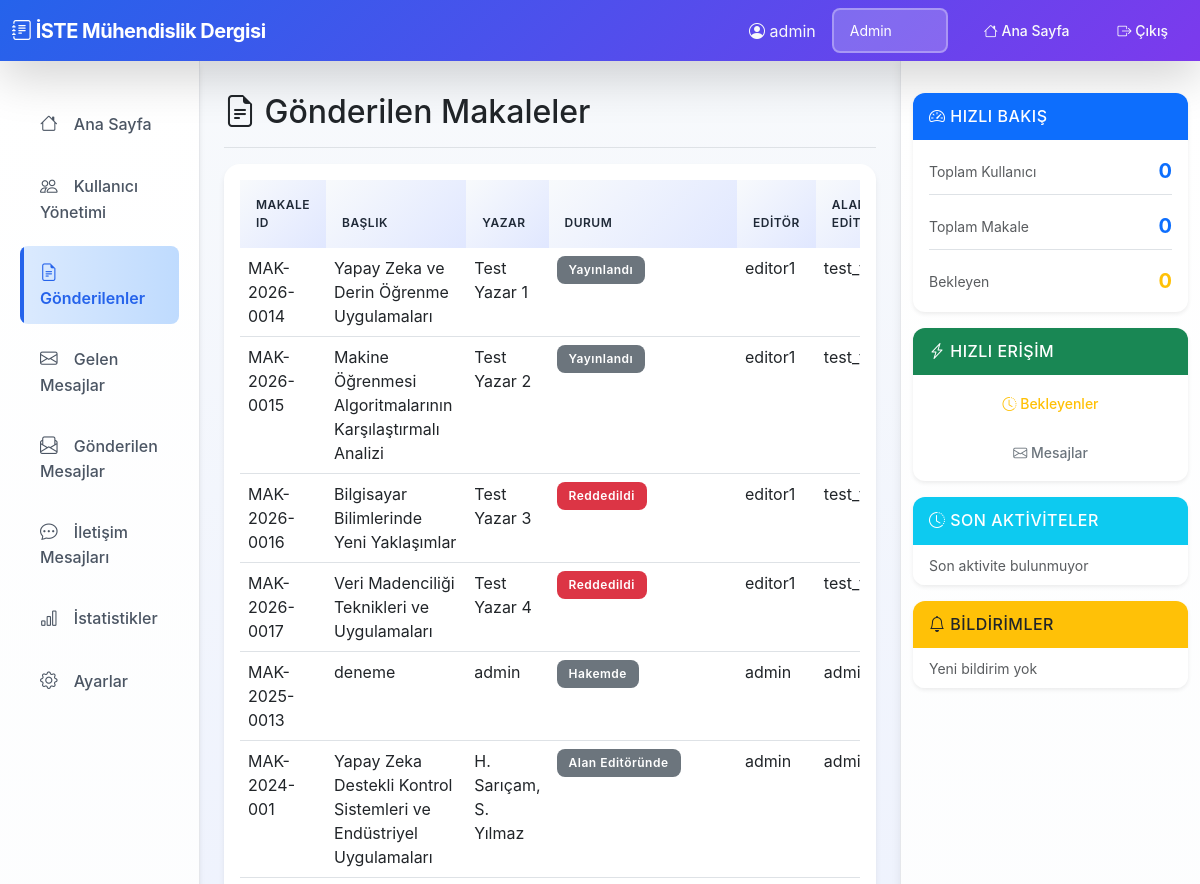
The app's page /submissions (signed in, upper part), older data.
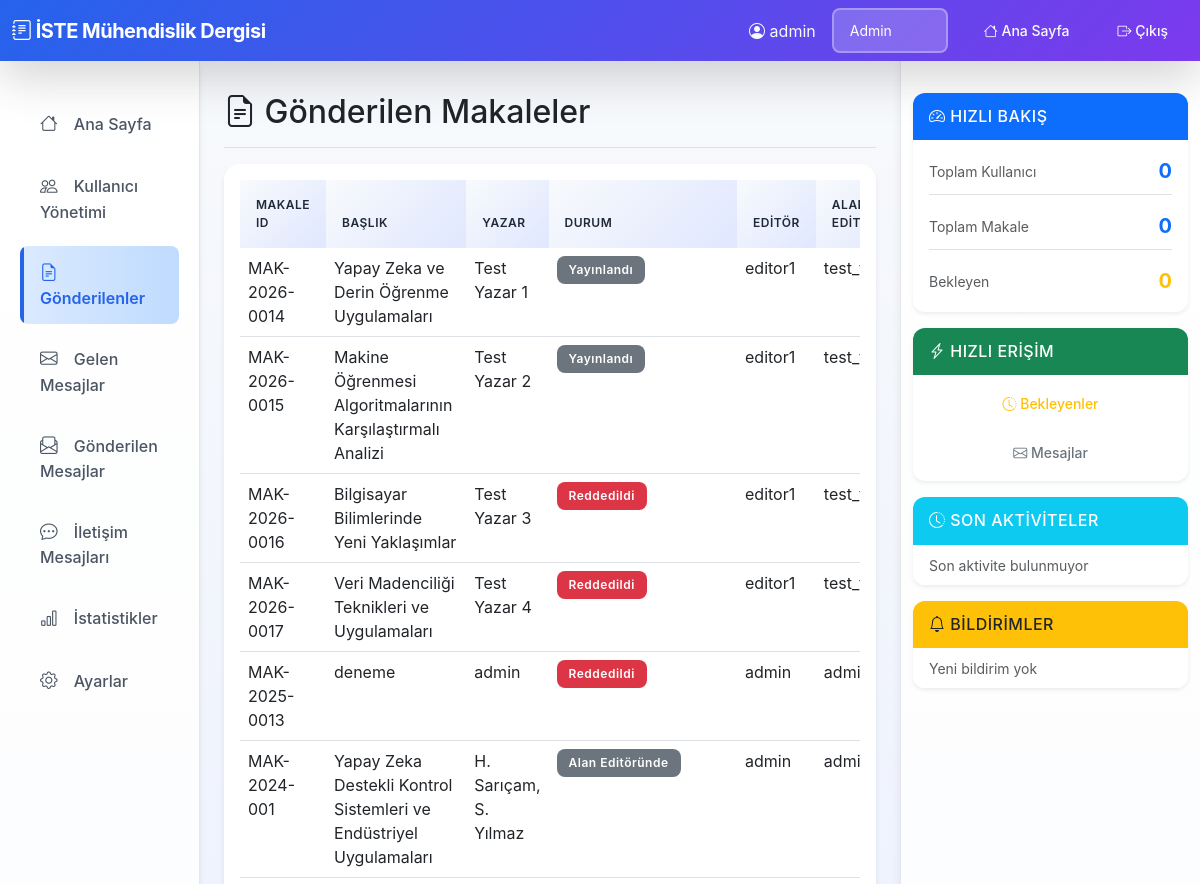
The same page, newer data.
### tables this page shows
CREATE TABLE articles (
                id TEXT PRIMARY KEY,
                title TEXT NOT NULL,
                author TEXT NOT NULL,
                authors TEXT,
                pages TEXT,
                status TEXT NOT NULL,
                volume TEXT,
                issue TEXT,
                year TEXT,
                editor TEXT,
                field_editor TEXT,
                reviewers TEXT,
                decisions TEXT,
                scheduled INTEGER DEFAULT 0,
                created_at TIMESTAMP DEFAULT CURRENT_TIMESTAMP,
                updated_at TIMESTAMP DEFAULT CURRENT_TIMESTAMP
            , file_path TEXT, field_editor_recommendation TEXT);

### app.py (the view)
@app.route('/submissions')
@login_required
@role_required('Admin', 'Editör')
def submissions():
    articles = db.get_all_articles()
    return render_template('submissions.html', articles=articles)

### Dergi_Yonetim_Sistemi/database.py (called while the page is built)
    def get_connection(self):
        conn = sqlite3.connect(self.db_name)
        conn.row_factory = sqlite3.Row  # Sözlük benzeri erişim için
        return conn

    def get_user(self, username: str) -> Optional[Dict]:
        conn = self.get_connection()
        cursor = conn.cursor()
        cursor.execute("SELECT * FROM users WHERE username = ?", (username,))
        row = cursor.fetchone()
        conn.close()
        if row:
            expertise_field = None
            try:
                if "expertise_field" in row.keys():
                    expertise_field = row["expertise_field"]
            except (KeyError, AttributeError):
                pass
            return {
                "username": row["username"],
                "password": row["password"],
                "name": row["name"],
                "roles": row["roles"].split(",") if row["roles"] else [],
                "expertise_field": expertise_field
            }
        return None

### templates/submissions.html (shortened to what this page needs)
{% extends "dashboard_base.html" %}
{% block content %}
<div class="d-flex justify-content-between flex-wrap flex-md-nowrap align-items-center pt-3 pb-2 mb-3 border-bottom">
    <h1 class="h2"><i class="bi bi-file-earmark-text"></i> Gönderilen Makaleler</h1>
</div>
<div class="card">
    <div class="card-body">
        {% if articles %}
        <div class="table-responsive">
            <table class="table table-hover">
                <thead>
                    <tr>
                        <th>Makale ID</th>
                        <th>Başlık</th>
                        <th>Yazar</th>
                        <th>Durum</th>
                        <th>Editör</th>
                        <th>Alan Editörü</th>
                    </tr>
                </thead>
                <tbody>
                    {% for article in articles %}
                    <tr>
                        <td>{{ article['id'] }}</td>
                        <td>{{ article['title'] }}</td>
                        <td>{{ article.get('authors') or article['author'] }}</td>
                        <td>
                            {% if article['status'] == 'Gönderildi' %}
                                <span class="badge bg-warning">{{ article['status'] }}</span>
                            {% elif article['status'] == 'Değerlendirmede' %}
                                <span class="badge bg-info">{{ article['status'] }}</span>
                            {% elif article['status'] == 'Kabul Edildi' %}
                                <span class="badge bg-success">{{ article['status'] }}</span>
                            {% elif article['status'] == 'Reddedildi' %}
                                <span class="badge bg-danger">{{ article['status'] }}</span>
                            {% else %}
                                <span class="badge bg-secondary">{{ article['status'] }}</span>
                            {% endif %}
                        </td>
                        <td>{{ article.get('editor') or '-' }}</td>
                        <td>{{ article.get('field_editor') or '-' }}</td>
                    </tr>
                    {% endfor %}
                </tbody>
            </table>
        </div>
        {% else %}
        <div class="text-center py-5">
            <i class="bi bi-file-earmark-text fs-1 text-muted"></i>
            <p class="text-muted mt-3">Henüz makale gönderilmemiş.</p>
        </div>
        {% endif %}
    </div>
</div>
{% endblock %}

Row changes from the older to the newer data that the page shows:
changed articles "MAK-2025-0013": status "Hakemde" → "Reddedildi"
